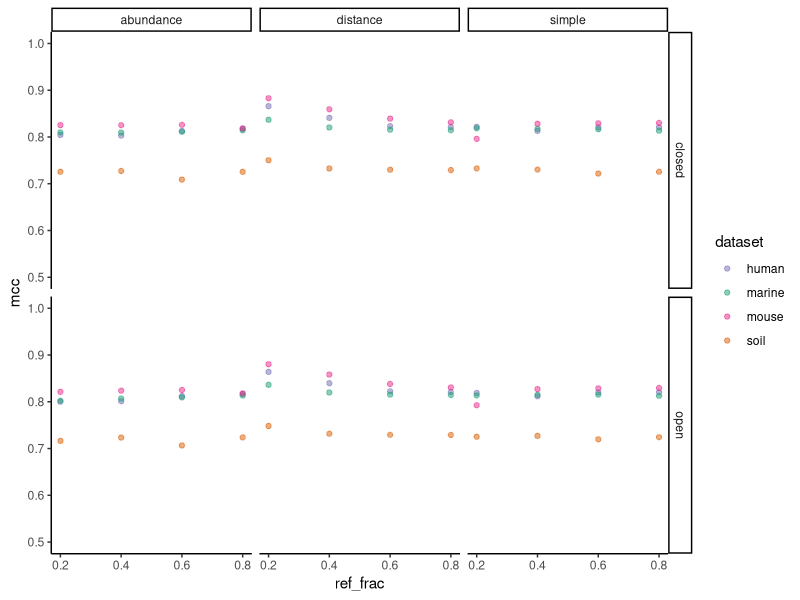
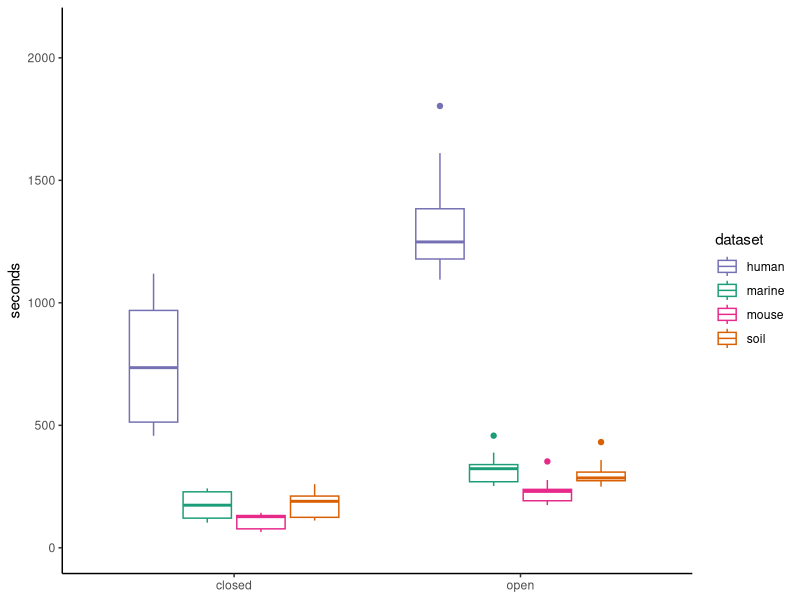
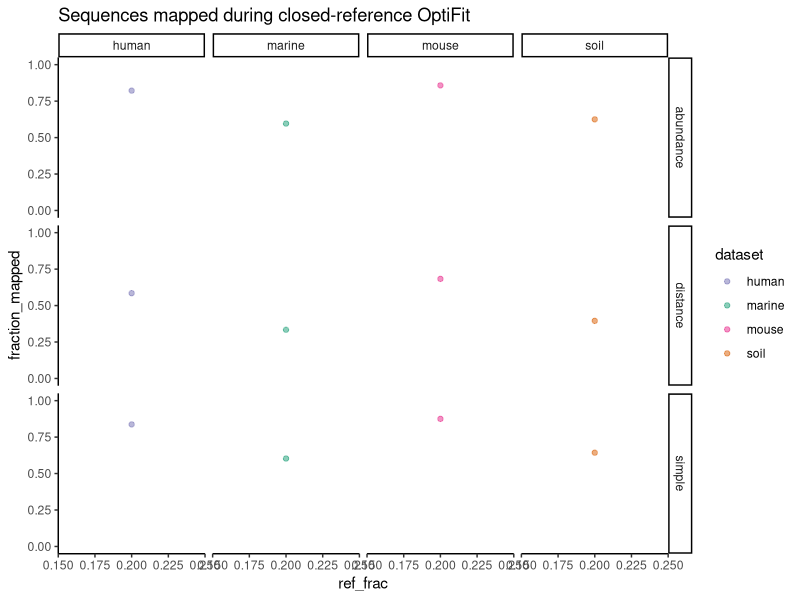

These charts were generated, in order, by the following R code:
## ---- chunk 1
knitr::opts_chunk$set(echo = TRUE,
                      message = FALSE,
                      fig.path = "figures/"
                      )
## ---- chunk 2
library(cowplot)
library(ggtext)
library(here)
library(knitr)
library(tidyverse)
theme_set(theme_classic())
color_palette <- RColorBrewer::brewer.pal(4, "Dark2")
dataset_colors <- c(
  human = color_palette[[3]],
  marine = color_palette[[1]],
  mouse = color_palette[[4]],
  soil = color_palette[[2]]
)
## ---- chunk 3
sensspec_fit <-
  read_tsv(here('subworkflows/3_fit_sample_subset/results/sensspec.tsv'))
## ---- chunk 4
sensspec_fit %>%
  group_by(dataset, method) %>%
  ggplot(aes(x = ref_frac, y = mcc, color = dataset)) +
  geom_point(alpha = 0.5) +
  scale_color_manual(values = dataset_colors) +
  ylim(0.5, 1) +
  facet_grid(method ~ ref_weight)
## ---- chunk 5
benchmarks_fit <-
  read_tsv(here('subworkflows/2_fit_reference_db/results/benchmarks.tsv'))
# TODO: show number of unique seqs 
benchmarks_fit %>% 
    group_by(dataset, method) %>%
    ggplot(aes(x = method, y = s, color = dataset)) +
    geom_boxplot() +
    scale_color_manual(values = dataset_colors) +
    #facet_grid(ref_weight ~ .) +
    ylim(0,2100) +
    labs(y = 'seconds') +
    theme(axis.title.x = element_blank())
## ---- chunk 6
fractions <- read_tsv(here('subworkflows/3_fit_sample_subset/results/fraction_reads_mapped.tsv'))
fractions %>% 
  ggplot(aes(x=ref_frac, y=fraction_mapped, color=dataset)) +
  geom_point(alpha = 0.5) +
  scale_color_manual(values = dataset_colors) +
  facet_grid(ref_weight ~ dataset) +
  ylim(0, 1) +
  labs(title="Sequences mapped during closed-reference OptiFit")
